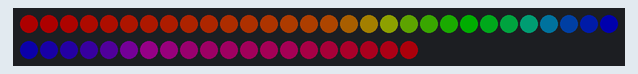
The program below on a simulated Raspberry Pi Pico running MicroPython. On the bench: 50 RGB LEDs in strip order, left to right, continuing on the next row. Dim RGB values are drawn brighter than linear.

Above: at 0.15 s.
At 0.76 s:
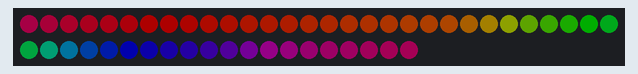
At 1.47 s:
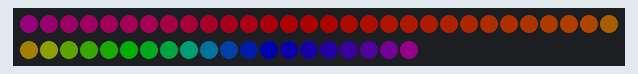
At 2.79 s:
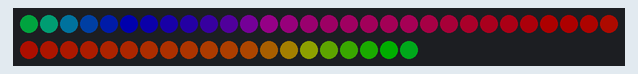
At 4.11 s:
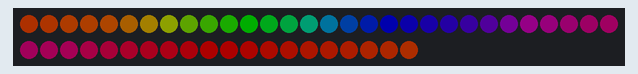
At 5.53 s:
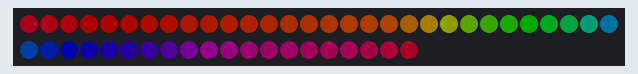

The program:

colourwave.py
```python
from time import sleep
from neopixel import Neopixel
from mylogging import safe_print

# Constants
NUM_PIXELS = 50
NEOPIXEL_PIN = 28
COLORS_RGB = [
    (255, 0, 0),      # Red
    (255, 50, 0),     # Orange
    (255, 100, 0),    # Yellow
    (0, 255, 0),      # Green
    (0, 0, 255),      # Blue
    (100, 0, 90),     # Indigo
    (200, 0, 100),    # Violet
]

# Initialize the NeoPixel strip
strip = Neopixel(NUM_PIXELS, 0, NEOPIXEL_PIN, "GRB")
strip.brightness(50)

# Create gradients
step = round(NUM_PIXELS / len(COLORS_RGB))
current_pixel = 0

for color1, color2 in zip(COLORS_RGB, COLORS_RGB[1:]):
    strip.set_pixel_line_gradient(current_pixel, current_pixel + step, color1, color2)
    current_pixel += step

strip.set_pixel_line_gradient(current_pixel, NUM_PIXELS - 1, COLORS_RGB[-1], COLORS_RGB[0])

def colourwave_role():
    while True:
        strip.rotate_right(1)
        sleep(0.1)
        strip.show()

if __name__ == "__main__":
    safe_print("colourwave testing...")

    colourwave_role()

else:
    safe_print( __name__ + " imported")
```

mylogging.py
```python
'''
mylogging.py
'''
import _thread
from phew import logging

sLock = _thread.allocate_lock()

# it would seem that the phew logging function is not thread safe
def safe_print( message ):

    sLock.acquire()
    logging.debug( message )
    sLock.release()

if __name__ == "__main__":
    safe_print("logging test...")

else:
    logging.debug( "logging imported")
```

Measured:
- by itself, everything shown: repeats every 5.1 s, in 50 steps
